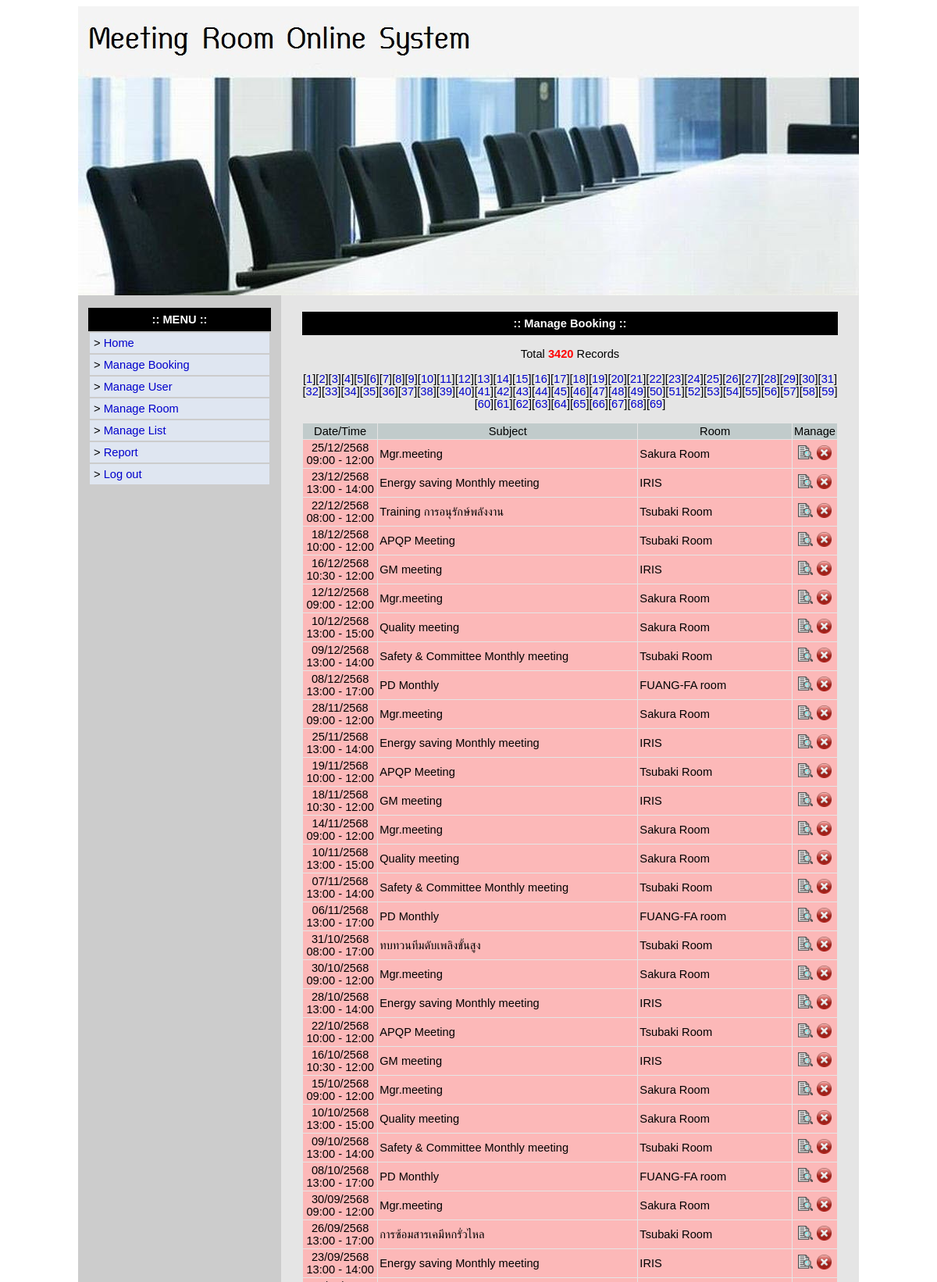
Page /admin/manage_booking/index.php (signed in, upper part) on the committed database.
### tables this page shows
CREATE TABLE `booking_tb` (
  `id` int(5) NOT NULL,
  `subject` varchar(200) NOT NULL,
  `header` varchar(200) NOT NULL,
  `nummeeting` varchar(10) NOT NULL,
  `room_id` varchar(5) NOT NULL,
  `booking_date` date NOT NULL,
  `time_start` time NOT NULL,
  `time_end` time NOT NULL,
  `checktool` text,
  `checkfood` text,
  `department` varchar(200) NOT NULL,
  `person_meeting` text NOT NULL,
  `remark` text NOT NULL,
  `username` varchar(100) NOT NULL,
  `datetime_send` varchar(50) NOT NULL,
  `booking_status` varchar(50) NOT NULL,
  `txt_tmp1` text,
  `txt_tmp2` text
);

CREATE TABLE `room_tb` (
  `id` int(5) NOT NULL,
  `room_name` varchar(200) NOT NULL,
  `room_pic` varchar(100) NOT NULL,
  `room_address` varchar(500) NOT NULL,
  `total_seat` varchar(10) NOT NULL,
  `response_name` varchar(200) NOT NULL,
  `department` varchar(200) NOT NULL,
  `tel` varchar(200) NOT NULL,
  `remarks` varchar(500) NOT NULL
);

### function.php (called while the page is built, shortened)
<?php
function convert_date($date_tmp)
{
     if($date_tmp != ""){
          $date_tmp_arr = explode("-",$date_tmp);
          $str_return = $date_tmp_arr[2]."/".$date_tmp_arr[1]."/".($date_tmp_arr[0]+543);
     }
     else
     {
          $str_return = "";
     }
     return $str_return;
}
function convert_time($time_tmp)
{
     if($time_tmp != ""){
          $time_tmp_arr = explode(":",$time_tmp);
          $str_return = $time_tmp_arr[0].":".$time_tmp_arr[1];
     }
     else
     {
          $str_return = "";
     }
     return $str_return;
}
?>

### admin/manage_booking/index.php (the view, shortened to what this page needs)
<?php
include "../../function.php";
$start = $_GET['start'];
?>
<!DOCTYPE html PUBLIC "-//W3C//DTD XHTML 1.0 Transitional//EN" "http://www.w3.org/TR/xhtml1/DTD/xhtml1-transitional.dtd">
<html xmlns="http://www.w3.org/1999/xhtml">
<head>
</head>
<body>
<center>
<table border="0" cellpadding="0" cellspacing="0" width="1000">
  <tbody><tr>
    <td>
<table class="bottom_border" border="0" cellpadding="0" cellspacing="0" width="100%">
  <tbody>
  <tr>
      <td align="center"><img src="../../images/meeting_header.jpg"></td>
  </tr>
</tbody>
</table>
</td>
  </tr>
  <tr>
    <td><table border="0" cellpadding="0" cellspacing="0" width="100%">
      <tbody><tr>
        <td class="right_border" bgcolor="#CCCCCC" valign="top" width="15%"><table border="0" cellpadding="0" cellspacing="0" width="260">
          <tbody><tr>
            <td>&nbsp;</td>
          </tr>
          <tr>
            <td>
<table border="0" cellpadding="0" cellspacing="0" width="100%">
  <tbody><tr>
    <td>
<table align="center" border="0" cellpadding="0" cellspacing="0" width="90%">
      <tbody>
        <tr>
        <td bgcolor="#000000" height="30" align="center"><font color="#FFFFFF"><b>:: MENU ::</b></font></td>
        </tr>
      <tr>
        <td><table align="center" border="0" cellpadding="5" cellspacing="2" width="100%">
          <tbody>
          <tr>
            <td bgcolor="#DFE6F1"><div align="left">&gt <a href="../index.php">Home</a></div></td>
          </tr>
          <tr>
            <td bgcolor="#DFE6F1"><div align="left">&gt <a href="../manage_booking/index.php">Manage Booking</a></div></td>
          </tr>
          <tr>
            <td bgcolor="#DFE6F1"><div align="left">&gt <a href="../manage_user/index.php">Manage User</a></div></td>
          </tr>
          <tr>
            <td bgcolor="#DFE6F1"><div align="left">&gt <a href="../manage_room/index.php">Manage Room</a></div></td>
          </tr>
          <tr>
            <td bgcolor="#DFE6F1"><div align="left">&gt <a href="../manage_list/index.php">Manage List</a></div></td>
          </tr>
          <tr>
            <td bgcolor="#DFE6F1"><div align="left">&gt <a href="../manage_report/index.php">Report</a></div></td>
          </tr>
          <tr>
            <td bgcolor="#DFE6F1"><div align="left">&gt <a href="../../logout.php">Log out</a></div></td>
          </tr>
        </tbody></table></td>
        </tr>
    </tbody>
</table>
    </td>
  </tr>
  <tr>
    <td>&nbsp;</td>
  </tr>
</tbody></table>
</td>
          </tr>
        </tbody></table></td>
        <td bgcolor="#E5E5E5" valign="top" width="85%"><table align="center" border="0" cellpadding="0" cellspacing="0" width="95%">
          <tbody><tr>
            <td>&nbsp;</td>
          </tr>
          <tr>
            <td>
<table width="99%" border="0" align="center" cellpadding="3" cellspacing="2">
  <tr>
    <td align="center">
            <table border="0" cellpadding="0" cellspacing="0" width="100%">
              <tbody>
              <tr>
                <td align="center" bgcolor="#000000" height="30"><font color="#FFFFFF"><b>:: Manage Booking ::</b></font></td>
              </tr>
              <tr>
                <td>&nbsp;</td>
              </tr>
              <tr>
                <td>
<div align="center">
<?php
if(!isset($start)){
$start = 0;
}
$limit = 50;
$strSQL1 = "SELECT * FROM booking_tb";
$result1 = mysql_query($strSQL1);
$total1 = mysql_num_rows($result1);
$strSQL2 = "SELECT * FROM booking_tb ORDER BY booking_date DESC LIMIT $start,$limit";
$result2 = mysql_query($strSQL2);
?>
                  <div align="center">Total <font color="red"><b><?php echo $total1; ?></b></font> Records</div><br>
<?php
$page = ceil($total1/$limit);
for($i=1;$i<=$page;$i++){
if($_GET['page']==$i){
echo "[<a href='?start=".$limit*($i-1)."&page=$i'><B>$i</B></A>]";
}else{
echo "[<a href='?start=".$limit*($i-1)."&page=$i'>$i</A>]";
}
}
?>
<br><br>
	<table bordercolorlight="#999999" bordercolordark="#FFFFFF" align="center" border="0" bordercolor="#FFFFFF" cellpadding="2" cellspacing="1" height="25" width="100%">
                    <tbody>
                     <tr bgcolor="#C1CBCB">
                      <td width="14%" align="center">Date/Time</td>
                      <td width="49%" align="center">Subject</td>
                      <td width="29%" align="center">Room</td>
                      <td width="8%" align="center">Manage</td>
                    </tr>
<?php
While($row = mysql_fetch_array($result2)){
$room_id = $row['room_id'];
$strSQL_tmp = "SELECT * FROM room_tb WHERE id = '$room_id'";
$result_tmp = mysql_query($strSQL_tmp);
$row_tmp = mysql_fetch_array($result_tmp);
$room_name = $row_tmp['room_name'];
?>
                     <tr bgcolor="<?php if($row['booking_status'] == "NOT_ACTIVE") echo "#FCB8B8"; else echo "#F2F5F5"; ?>">
                      <td align="center"><?php echo convert_date($row['booking_date']); ?><br><?php echo convert_time($row['time_start']); ?> - <?php echo convert_time($row['time_end']); ?></td>
                      <td align="left"><?php echo $row['subject']; ?></td>
                      <td align="left"><?php echo $room_name; ?></td>
                      <td align="center"><a href="edit_booking.php?id=<?php echo $row['id'];?>"><img src="../../images/view_icon.gif" width="19" border="0" alt="แก้ไข"></a> <a href="delete_tuple.php?id=<?php echo $row['id'];?>" OnClick="return Conf(this)"><img src="../../images/delete.png" width="19" border="0" alt="ลบ"></a></td>
                    </tr>
<?php
}
?>
                    </tbody>
	</table>
	</div>
                </td>
              </tr>
                  </tbody>
	</table>
    </td>
  </tr>
</table>
<br></td>
          </tr>
        </tbody></table></td>
      </tr>
    </tbody></table></td>
  </tr>
</tbody></table>
</center>
</body>
</html>

### admin/manage_booking/index.php (style rules this page uses)
A:link { color: #0000cc; text-decoration:none }
b { font-family: Arial, Helvetica, sans-serif; font-size: 11pt; }
font, td { font-family: Arial, Helvetica, sans-serif; font-size: 11pt; }
BODY { font-size: 9pt; font-family: Arial, Helvetica, sans-serif; }

### rows in the picture
booking_tb: booking_date "25/12/2568", time_start "09:00", time_end "12:00", subject "Mgr.meeting", room_tb.room_name "Sakura Room"
booking_tb: booking_date "23/12/2568", time_start "13:00", time_end "14:00", subject "Energy saving Monthly meeting", room_tb.room_name "IRIS"
booking_tb: booking_date "22/12/2568", time_start "08:00", time_end "12:00", subject "Training การอนุรักษ์พลังงาน", room_tb.room_name "Tsubaki Room"
booking_tb: booking_date "18/12/2568", time_start "10:00", time_end "12:00", subject "APQP Meeting", room_tb.room_name "Tsubaki Room"
booking_tb: booking_date "16/12/2568", time_start "10:30", time_end "12:00", subject "GM meeting", room_tb.room_name "IRIS"
booking_tb: booking_date "12/12/2568", time_start "09:00", time_end "12:00", subject "Mgr.meeting", room_tb.room_name "Sakura Room"
booking_tb: booking_date "10/12/2568", time_start "13:00", time_end "15:00", subject "Quality meeting", room_tb.room_name "Sakura Room"
booking_tb: booking_date "09/12/2568", time_start "13:00", time_end "14:00", subject "Safety & Committee Monthly meeting", room_tb.room_name "Tsubaki Room"
booking_tb: booking_date "08/12/2568", time_start "13:00", time_end "17:00", subject "PD Monthly", room_tb.room_name "FUANG-FA room"
booking_tb: booking_date "28/11/2568", time_start "09:00", time_end "12:00", subject "Mgr.meeting", room_tb.room_name "Sakura Room"
booking_tb: booking_date "25/11/2568", time_start "13:00", time_end "14:00", subject "Energy saving Monthly meeting", room_tb.room_name "IRIS"
booking_tb: booking_date "19/11/2568", time_start "10:00", time_end "12:00", subject "APQP Meeting", room_tb.room_name "Tsubaki Room"
booking_tb: booking_date "18/11/2568", time_start "10:30", time_end "12:00", subject "GM meeting", room_tb.room_name "IRIS"
booking_tb: booking_date "14/11/2568", time_start "09:00", time_end "12:00", subject "Mgr.meeting", room_tb.room_name "Sakura Room"
booking_tb: booking_date "10/11/2568", time_start "13:00", time_end "15:00", subject "Quality meeting", room_tb.room_name "Sakura Room"
booking_tb: booking_date "07/11/2568", time_start "13:00", time_end "14:00", subject "Safety & Committee Monthly meeting", room_tb.room_name "Tsubaki Room"
booking_tb: booking_date "06/11/2568", time_start "13:00", time_end "17:00", subject "PD Monthly", room_tb.room_name "FUANG-FA room"
booking_tb: booking_date "31/10/2568", time_start "08:00", time_end "17:00", subject "ทบทวนทีมดับเพลิงขั้นสูง", room_tb.room_name "Tsubaki Room"
booking_tb: booking_date "30/10/2568", time_start "09:00", time_end "12:00", subject "Mgr.meeting", room_tb.room_name "Sakura Room"
booking_tb: booking_date "28/10/2568", time_start "13:00", time_end "14:00", subject "Energy saving Monthly meeting", room_tb.room_name "IRIS"
booking_tb: booking_date "22/10/2568", time_start "10:00", time_end "12:00", subject "APQP Meeting", room_tb.room_name "Tsubaki Room"
booking_tb: booking_date "16/10/2568", time_start "10:30", time_end "12:00", subject "GM meeting", room_tb.room_name "IRIS"
booking_tb: booking_date "15/10/2568", time_start "09:00", time_end "12:00", subject "Mgr.meeting", room_tb.room_name "Sakura Room"
booking_tb: booking_date "10/10/2568", time_start "13:00", time_end "15:00", subject "Quality meeting", room_tb.room_name "Sakura Room"
booking_tb: booking_date "09/10/2568", time_start "13:00", time_end "14:00", subject "Safety & Committee Monthly meeting", room_tb.room_name "Tsubaki Room"
booking_tb: booking_date "08/10/2568", time_start "13:00", time_end "17:00", subject "PD Monthly", room_tb.room_name "FUANG-FA room"
booking_tb: booking_date "30/09/2568", time_start "09:00", time_end "12:00", subject "Mgr.meeting", room_tb.room_name "Sakura Room"
booking_tb: booking_date "26/09/2568", time_start "13:00", time_end "17:00", subject "การซ้อมสารเคมีหกรั่วไหล", room_tb.room_name "Tsubaki Room"
booking_tb: booking_date "23/09/2568", time_start "13:00", time_end "14:00", subject "Energy saving Monthly meeting", room_tb.room_name "IRIS"

### other values in the picture
$total1 "3420"
